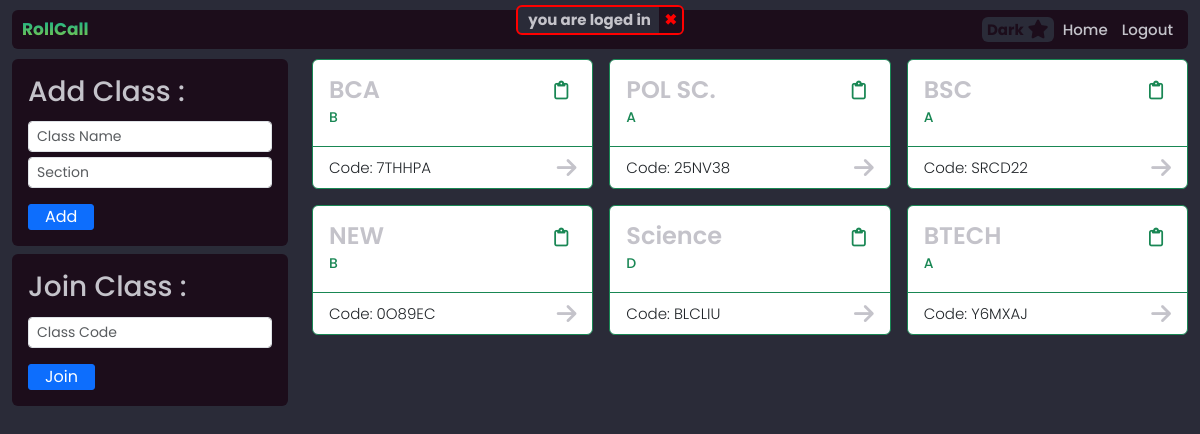
The app's page /teacher (signed in) with its own data.
### tables this page shows
CREATE TABLE `class` (
  `class_id` int(11) NOT NULL,
  `class_name` varchar(255) NOT NULL,
  `class_code` varchar(6) NOT NULL,
  `section` varchar(255) DEFAULT NULL,
  `start_date` date NOT NULL
);

### teacher/index.php (called while the page is built)
<?php
include_once("../templates/home.php");
include_once("../templates/footer.php");
exit();
?>

### includes/action.function.inc.php (called while the page is built, shortened)
<?php
function giveClasses($conn, $user_id, $user_type)
{
    if ($user_type === "teacher") {
        $stmt = $conn->prepare("
            SELECT class.* FROM class
            INNER JOIN class_teacher_member ON class_teacher_member.class_id = class.class_id
            WHERE class_teacher_member.teacher_id = ?
        ");
    } else {
        $stmt = $conn->prepare("
            SELECT class.* FROM class
            INNER JOIN class_student_member ON class_student_member.class_id = class.class_id
            WHERE class_student_member.student_id = ?
        ");
    }
    $stmt->bind_param("i", $user_id);
    $stmt->execute();
    $result = $stmt->get_result();
    $classes = array();
    while ($row = $result->fetch_assoc()) {
        $classes[] = $row;
    }
    return $classes;
}

### includes/main.function.inc.php (called while the page is built, shortened)
<?php
$DOMAIN = $_SERVER['HTTP_HOST'];

### templates/home.php (the view, shortened to what this page needs)
<?php include_once('../templates/header.php') ?>
<?php
require_once('../includes/main.function.inc.php');
require_once '../includes/dbh.inc.php';
require_once '../includes/action.function.inc.php';
?>
<link rel="stylesheet" href="../styles/home.css">
<section class="container-fluid main-body">
    <div class="row">
        <div class="col-md-4 col-lg-3">
            <?php if ($_SESSION['userType'] === "teacher") : ?>
                <div class="box p-3 mb-2 bgImage">
                    <form action="../includes/addClass.inc.php" method="post">
                        <div class="add-class d-flex flex-column">
                            <h3>Add Class :</h3>
                            <span>
                                <input type="text" class="addClass-input form-control form-control-sm" name="class_name" placeholder="Class Name" />
                            </span>
                            <span>
                                <input type="text" class="addClass-input form-control form-control-sm" name="class_section" placeholder="Section" />
                            </span>
                            <input type="submit" name="submit" value="Add" class="btn btn-primary py-0 px-3">
                        </div>
                    </form>
                </div>
            <?php endif ?>
            <div class="box p-3 mb-2 bgImage">
                <form action="../student/joinClass.inc.php" method="post">
                    <div class="join-class d-flex flex-column">
                        <h3>Join Class :</h3>
                        <?php
                        if (isset($_GET["join"])) {
                            $class_code = $_GET["join"];
                        } else {
                            $class_code = "";
                        }
                        ?>
                        <span>
                            <input type="text" class="addClass-input form-control form-control-sm" name="class_code" placeholder="Class Code" value="<?= $class_code ?>" />
                        </span>
                        <input type="submit" name="submit" value="Join" class="btn btn-primary py-0 px-3">
                    </div>
                </form>
            </div>
        </div>
        <div class="col">
            <div class="row row-cols-1 row-cols-sm-2 row-cols-md-2 row-cols-lg-3 g-3 ">
                <?php
                $classes = giveClasses($conn, $_SESSION['id'], $_SESSION['userType']);
                if (count($classes) > 0) {
                    foreach ($classes as $class) {
                ?>
                        <div class="col">
                            <div class="card border-success bgImage">
                                <div class="card-body text-success bg-image">
                                    <div class="d-flex justify-content-between">
                                        <a href="../<?= $_SESSION['userType'] ?>/peoples.php" class="class-name-btn" onclick="setClassIdCookie('<?= $class['class_id'] ?>','<?= $class['class_name'] ?>')">
                                            <span class="flex-cen">
                                                <h4 class="m-0"><?= $class['class_name'] ?></h4>
                                            </span></a>
                                        <span class="ml-auto copyCode-btn flex-cen tooltip-box" tooltip-data="Copy Class Link" data-link="<?= $DOMAIN ?>/home.php?join=<?= $class['class_code'] ?>"><i class="fa-regular fa-clipboard fa-lg"></i></span>
                                    </div>
                                    <p class="card-text"><?= $class['section'] ?></p>
                                </div>
                                <div class="card-footer bg-transparent border-success d-flex justify-content-between">
                                    <span>
                                    Code: <?= $class['class_code'] ?>
                                    </span>
                                    <a href="../<?= $_SESSION['userType'] ?>/peoples.php" onclick="setClassIdCookie('<?= $class['class_id'] ?>','<?= $class['class_name'] ?>')">
                                    </a>
                                </div>
                            </div>
                        </div>
                <?php
                    }
                } else {
                    echo "No classes found.";
                }
                ?>
            </div>
        </div>
    </div>
</section>
<?php include_once('../templates/footer.php') ?>

### styles/headers.css (style rules this page uses)
:root { --bgColor: #2a2b38; --fgColor: #1C0D1B; --fg1Color: #1f2029; --priColor: #EDEADE; --textColor: #C4C3CA; --secColor: white; --borderR: 6px; --text-color: rgb(245, 245, 245); --input-placeholder-color: #999; }
* { margin: 0px; padding: 0px; transition: all 200ms linear; box-sizing: border-box; }
.tooltip-box { position: relative; }
.tooltip-box::after, .tooltip-box::before { --scale: 0; --tooltip-color: var(--fgColor); --arrow-size: 10px; position: absolute; top: -.25rem; left: 50%; transform: translateX(-50%) translateY(var(--tanslate-y, 0)) scale(var(--scale)); transition: 150ms transform; transform-origin: bottom center; }
.tooltip-box::before { --tanslate-y: calc(-95% - var(--arrow-size)); content: attr(tooltip-data); color: var(--textColor); padding: 0px 0.5rem; width: max-content; background: var(--tooltip-color); border-radius: var(--borderR); z-index: 10; }
.tooltip-box::after { --tanslate-y: calc(-1 * var(--arrow-size)); content: ''; border: var(--arrow-size) solid transparent; border-top-color: var(--tooltip-color); transform-origin: top center; z-index: 11; }
.flex-cen { display: flex; justify-content: center; align-items: center; }
a { cursor: pointer; transition: all 200ms linear; display: block; color: var(--textColor); text-decoration: none; }
p { font-weight: 500; font-size: 14px; }
h4 { font-weight: 600; }
body { font-family: 'Poppins', sans-serif; font-weight: 300; font-size: 15px; line-height: 1.7; color: var(--textColor); background-color: var(--bgColor); overflow-x: hidden; }
.bgImage { background-image: url('https://s3-us-west-2.amazonaws.com/s.cdpn.io/1462889/pat.svg'); background-position: bottom center; background-repeat: no-repeat; background-size: 300%; }
.main-body { flex-grow: 1; overflow: hidden; padding-bottom: 10px; gap: 10px; }

### styles/home.css (style rules this page uses)
.copyCode-btn { width: 30px; height: 30px; position: relative; }
.box { background-color: var(--fgColor); border-radius: var(--borderR); background-size: 500%; }
form input[type="text"] { width: 100%; margin-top: 5px; }
form input[type="submit"] { border-radius: 3px; width: fit-content; margin-top: 1rem; }

### records on screen
class: class_name "BCA", section "B", class_code "7THHPA"
class: class_name "POL SC.", section "A", class_code "25NV38"
class: class_name "BSC", section "A", class_code "SRCD22"
class: class_name "NEW", section "B", class_code "0O89EC"
class: class_name "Science", section "D", class_code "BLCLIU"
class: class_name "BTECH", section "A", class_code "Y6MXAJ"

### other values on screen
$_SESSION["error"] "you are loged in"
